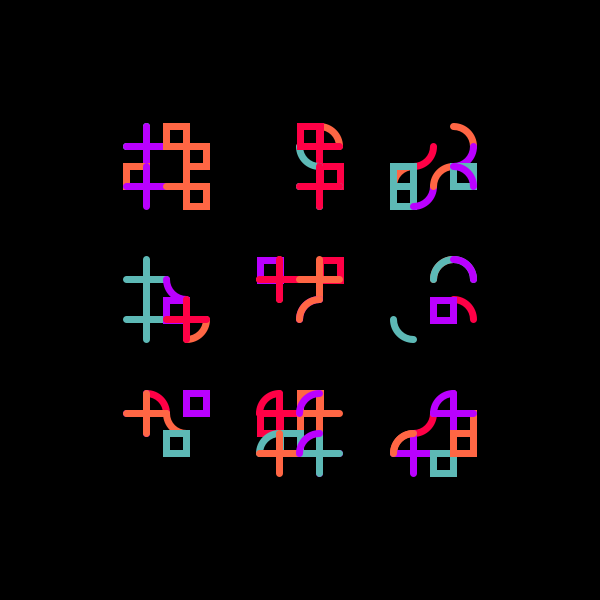
Frame 1 (no input)
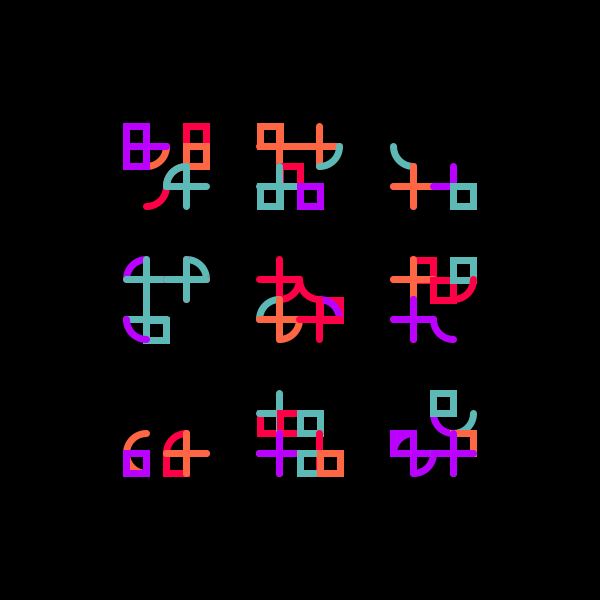
Frame 2 (the mouse pressed at the canvas centre, redrawn once)

The Processing sketch that drew these frames (run headless with seeded random() and noise(); the mouse was pressed at the canvas centre and the sketch redrawn once):

// Processing sketch: reverse_engineering_03
// ── reverse_engineering_03.pde
float m, w;
color clib[] = { #FF6644, #BA00FF, #FF0046, #5DB9B6 };

void setup() {
  size(600, 600);
  m = width/6.0;
  w = (((2/3.0)*width)/3.0);
  noLoop();
}

void draw() {
  background(0);
  stroke(255);
  noFill();
  strokeWeight(7);
  for (int i=0; i < 3; i++) {
    for (int j=0; j < 3; j++) {
      pushMatrix();
      translate( m + (i*w), m + (j*w) );
      module( w );
      popMatrix();
    }
  }
}

void module( float w ) {
  float mm = 0.2 * w;
  float l = (w * 0.6)/2;
  for (int i=0; i < 2; i++) {
    for (int j=0; j < 2; j++) {
      pushMatrix();
      translate(mm + i*l, mm + j*l);
      int n = round( random( -0.499, 4.499 ) );
      for (int I=0; I < n; I++) {
        submodule(l);
      }
      popMatrix();
    }
  }
}

void submodule( float w ) {
  int s = round( random( -0.499, 2.499 ) );
  stroke(clib[floor( random( 0, 4) )]);
  switch(s) {
  case 0: 

    line(0, w/2, w, w/2);
    line(w/2, 0, w/2, w);
    break;
  case 1:
    int v = floor(random(4));
    switch(v) {
    case 0:
      rect(0, 0, w/2, w/2);
      break;
    case 1:
      rect(0, w/2, w/2, w/2);
      break;
    case 2:
      rect(w/2, 0, w/2, w/2);
      break;
    case 3:
      rect(w/2, w/2, w/2, w/2);
      break;
    }
    break;
  case 2:
    int u = floor(random(4));
    switch(u) {
    case 0:
      arc(w/2, w/2, w, w, 0, HALF_PI);
      break;
    case 1:
      arc(w/2, w/2, w, w, HALF_PI, PI);
      break;
    case 2:
      arc(w/2, w/2, w, w, PI, PI+HALF_PI);
      break;
    case 3:
      arc(w/2, w/2, w, w, PI+HALF_PI, PI*2);
      break;
    }
    break;
  }
}

void keyPressed() {
  redraw();
}
